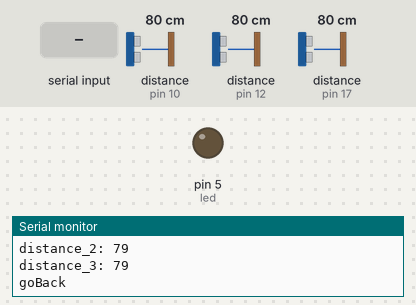
Recording of a sketch running on a simulated Arduino Uno, built with avr-gcc and run on an emulated ATmega328P. Shown: output pins drawn as LEDs (lit = HIGH), the last lines printed to the serial monitor. Wiring (inferred from the names in the program): 3 × ultrasonic range finder: trigger pin 9, echo pin 10 / trigger pin 11, echo pin 12 / trigger pin 16, echo pin 17. The test bench sets the inputs (shaded band); at power-on: distance to the obstacle (sensors on pin 10, pin 12, pin 17) 80 cm. The echo pulse lasts 58.3 µs per cm; pins used as bus, display or sensor lines are not drawn.

Above: at 1.2 s.
1.3 s: "TURN ON" received over Serial
At 2.9 s:
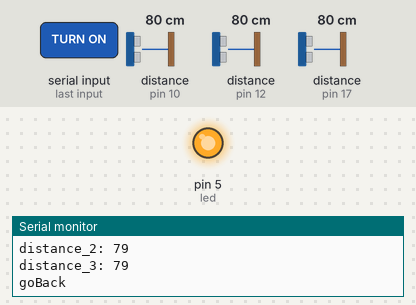
3.5 s: "MEDIUM" received over Serial
At 4.4 s:
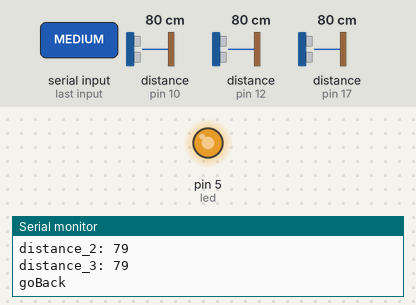
5.5 s: "C" received over Serial
At 7.1 s:
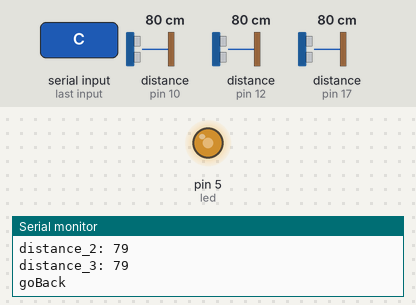
7.5 s: distance to the obstacle (sensor on pin 10) set to 23 cm
9.0 s: distance to the obstacle (sensor on pin 10) set to 18 cm
11.6 s: "M" received over Serial
At 13.5 s:
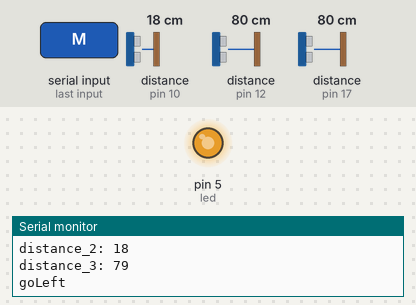
Timing chart, 0 to 14.6 s (numbered marks = the images above; inputs shaded):
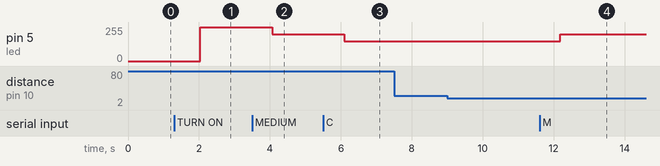

Measured:
- after the input at 1.3 s, pin 5 (led): 0/255 → 255/255 after 0.73 s
- after the input at 3.5 s, pin 5 (led): 255/255 → 200/255 after 0.57 s
- after the input at 5.5 s, pin 5 (led): 200/255 → 150/255 after 0.60 s
- after the input at 11.6 s, pin 5 (led): 150/255 → 200/255 after 0.58 s

The sketch:

sketch_nov19g.ino
```cpp
String textMessage;
int command;

int led = 5;  //D5

const int TRIG_PIN_1 = 16; //A2
const int ECHO_PIN_1 = 17; //A3

const int TRIG_PIN_2 = 9;  //D9    ULTRASOUND SENSOR RIGHT
const int ECHO_PIN_2 = 10; //D10

const int TRIG_PIN_3 = 11; //D11   ULTRASOUND SENSOR LEFT
const int ECHO_PIN_3 = 12; //D12

float duration_1, distance_front;
float duration_2, distance_right;
float duration_3, distance_left;

void setup()
{

 Serial.begin(115200);

 pinMode(led, OUTPUT);
 digitalWrite(led, LOW);


  pinMode(TRIG_PIN_1, OUTPUT); // set arduino pin to output mode
  pinMode(ECHO_PIN_1, INPUT);  // set arduino pin to input mode

  pinMode(TRIG_PIN_2, OUTPUT);
  pinMode(ECHO_PIN_2, INPUT);

  pinMode(TRIG_PIN_3, OUTPUT);
  pinMode(ECHO_PIN_3, INPUT);
}

void control_speed()
{
   if(Serial.available()>0){
    textMessage = Serial.readString();
    Serial.println(textMessage);
    delay(10);
  }
  if(textMessage.indexOf("TURN ON")>=0)
  {
    analogWrite(led, 255);
    }
  if(textMessage.indexOf("MEDIUM")>=0)
    {
      analogWrite(led, 200);
      }
      if(textMessage.indexOf("LOWEST")>=0)
    {
      analogWrite(led, 150);
      }
      if(textMessage.indexOf("TURN OFF")>=0)
    {
      analogWrite(led, 0);
      }
}

void highest()
{
  analogWrite(led, 255);
  }
void medium()
{
  analogWrite(led, 200);
  }
void lowest()
{
  analogWrite(led, 150);
  }
  void stop_mos()
{
  analogWrite(led,0);
  }
void loop()
{

 while(Serial.available()){
  command = Serial.read();

      if (command == 'O') highest();
      else if (command == 'M') medium();
      else if (command == 'C') lowest();
      else if (command == 'P') stop_mos();
  }

  digitalWrite(TRIG_PIN_1, LOW);
  delayMicroseconds(2);
   // generate 10-microsecond pulse to TRIG pin
  digitalWrite(TRIG_PIN_1, HIGH);
  delayMicroseconds(10);
  digitalWrite(TRIG_PIN_1, LOW);
  // measure duration of pulse from ECHO pin
  duration_1 = pulseIn(ECHO_PIN_1, HIGH);
  // calculate the distance
  distance_front = 0.017 * duration_1;
  // print the value to Serial Monitor

  //Serial.print(distance_cm);
  //Serial.println(" cm");


  //int sdata1 = digitalRead(19);        //IR SENSOR
  //Serial.println(sdata1);
  int sdata1 = round(distance_front);    //ULTRASOUND SENSOR
  Serial.print("distance_1: ");
  Serial.println(sdata1);

  /*if(sdata1 < 20)//(sdata1 == 1) ||
  {
      Serial.println("ON");
    }
  else
  {
      Serial.println("OFF");
    }
  */
  digitalWrite(TRIG_PIN_2, LOW);
  delayMicroseconds(2);
   // generate 10-microsecond pulse to TRIG pin
  digitalWrite(TRIG_PIN_2, HIGH);
  delayMicroseconds(10);
  digitalWrite(TRIG_PIN_2, LOW);
  // measure duration of pulse from ECHO pin
  duration_2 = pulseIn(ECHO_PIN_2, HIGH);
  // calculate the distance
  distance_right = 0.017 * duration_2;
  // print the value to Serial Monitor

  //Serial.print(distance_cm);
  //Serial.println(" cm");


  //int sdata1 = digitalRead(19);        //IR SENSOR
  //Serial.println(sdata1);
  int sdata2 = round(distance_right);    //ULTRASOUND SENSOR
  Serial.print("distance_2: ");
  Serial.println(sdata2);


  digitalWrite(TRIG_PIN_3, LOW);
  delayMicroseconds(2);
   // generate 10-microsecond pulse to TRIG pin
  digitalWrite(TRIG_PIN_3, HIGH);
  delayMicroseconds(10);
  digitalWrite(TRIG_PIN_3, LOW);
  // measure duration of pulse from ECHO pin
  duration_3 = pulseIn(ECHO_PIN_3, HIGH);
  // calculate the distance
  distance_left = 0.017 * duration_3;
  // print the value to Serial Monitor

  //Serial.print(distance_cm);
  //Serial.println(" cm");


  //int sdata1 = digitalRead(19);        //IR SENSOR
  //Serial.println(sdata1);
  int sdata3 = round(distance_left);    //ULTRASOUND SENSOR
  Serial.print("distance_3: ");
  Serial.println(sdata3);

    if((sdata3 <= 20 && sdata1 > 20 && sdata2 <= 20) || (sdata3 > 20 && sdata1 > 20 && sdata2 >20))
  {
      Serial.println("goBack");
    }
  if((sdata3 <=20 && sdata1 <=20 && sdata2 > 20) || (sdata3 <= 20 && sdata1 > 20 && sdata2 >20) )
  {
    Serial.println("goRight");
    }
  if((sdata3 > 20 && sdata1 <= 20 && sdata2 <= 20) || (sdata3 > 20 && sdata1 > 20 && sdata2 <= 20) || (sdata3 > 20 && sdata1 <= 20 && sdata2 > 20))
  {
    Serial.println("goLeft");
  }
  delay(1000);
}
```
